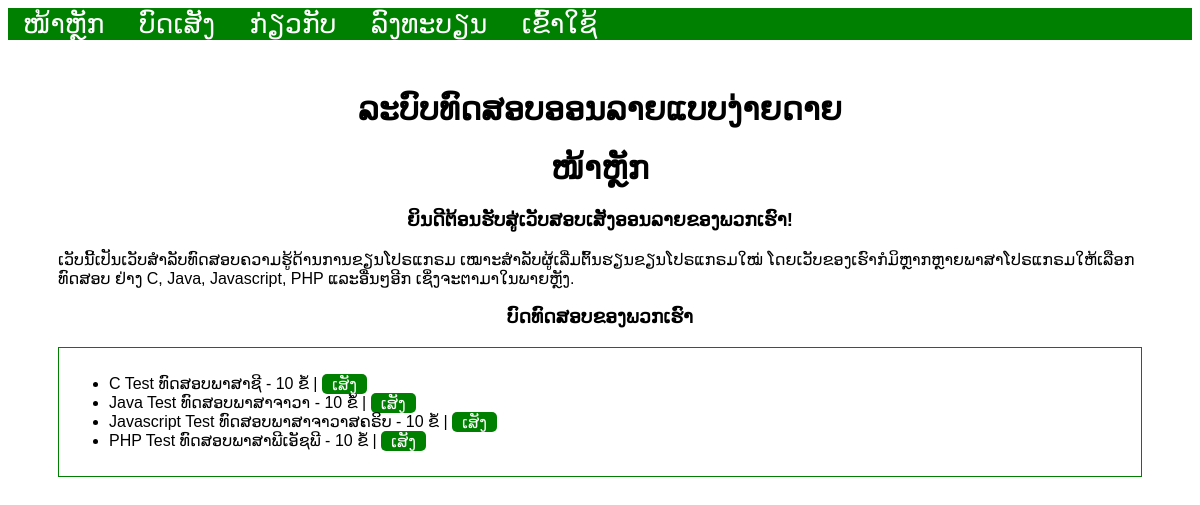
The page / on the database its author committed.
### tables this page shows
CREATE TABLE `tests` (
  `test_id` int(11) NOT NULL,
  `test_name` varchar(255) NOT NULL,
  `test_url` varchar(255) NOT NULL,
  `test_questions_amount` int(11) NOT NULL
);

### app/controllers/Index.php (called while the page is built)
<?php
    class Index extends Controller {
        private $testModel;
        public function __construct() {
            $this->testModel = $this->model('Tests');
        }
        public function index() {
            $tests = $this->testModel->getTests();
            $data = [
                'title' => 'ໜ້າຫຼັກ',
                'tests' => $tests
            ];
            $this->view("index", $data);
        }
    }

### app/lib/Core.php (called while the page is built, shortened)
<?php
    class Core {
        protected $curMethod = 'index';
        public function __construct() {
            $url = $this->getUrl();
            if (file_exists('../app/controllers/'. ucwords($url[0]) . '.php')) {
                $this->curCtrl = $url[0];
                unset($url[0]);
            } elseif (ucwords($url[0]) == '') {
                unset($url[0]);
            } else {
                $this->curCtrl = ucwords('Error404');
                unset($url[0]);
            }
            $this->curCtrl = new $this->curCtrl;
            $this->params = $url ? array_values($url) : [];
            call_user_func_array([$this->curCtrl, $this->curMethod], $this->params);
        }
        public function getUrl() {
            return null;
        }
    }

### public/index.php (called while the page is built, shortened)
<?php
    $core = new Core();

### app/lib/Database.php (called while the page is built, shortened)
<?php
    class Database {
        private $host = DB_HOST;
        private $admin = DB_USER;
        private $pass = DB_PASSWORD;
        private $db = DB_NAME;
        private $dbhandler;
        private $stm;
        public function __construct() {
            $dsn = 'mysql:host='.$this->host.';dbname='.$this->db;
            $options = array(
                PDO::ATTR_PERSISTENT => true,
                PDO::ATTR_ERRMODE => PDO::ERRMODE_EXCEPTION
            );
            try {
                $this->dbhandler = new PDO($dsn, $this->admin, $this->pass, $options);
            } catch (PDOException $e) {
                $this->err = $e->getMessage();
                echo $this->err;
            }
        }
        public function query($sql) {
            $this->stm = $this->dbhandler->prepare($sql);
        }
        public function execute() {
            return $this->stm->execute();
        }
        public function resultSet() {
            $this->execute();
            return $this->stm->fetchAll(PDO::FETCH_OBJ);
        }
    }

### app/models/Tests.php (called while the page is built, shortened)
<?php
class Tests {
    private $db;
    public function __construct() {
        $this->db = new Database();
    }
    public function getTests() {
        $sql = "SELECT * FROM tests";
        $this->db->query($sql);
        return $this->db->resultSet();
    }
}

### app/views/index.php (the view)
<?php require APPROOT . '/views/components/head.php' ?>
    <h1 class="title"><?= $data['title'] ?></h1>
    <h3 class="title">ຍິນດີຕ້ອນຮັບສູ່ເວັບສອບເສັງອອນລາຍຂອງພວກເຮົາ!</h3>
    <p>ເວັບນີ້ເປັນເວັບສໍາລັບທົດສອບຄວາມຮູ້ດ້ານການຂຽນໂປຣແກຣມ ເໝາະສໍາລັບຜູ້ເລີ່ມຕົ້ນຮຽນຂຽນໂປຣແກຣມໃໝ່ ໂດຍເວັບຂອງເຮົາກໍມິຫຼາກຫຼາຍພາສາໂປຣແກຣມໃຫ້ເລືອກທົດສອບ ຢ່າງ C, Java, Javascript, PHP ແລະອື່ນໆອີກ ເຊິ່ງຈະຕາມາໃນພາຍຫຼັງ.</p>
    <h3 class="title">ບົດທົດສອບຂອງພວກເຮົາ</h3>
    <div class="text-box">
        <ul>
            <?php foreach ($data['tests'] as $test) : ?>
                <li><?= $test->test_name ?>
                    - <?= $test->test_questions_amount ?> ຂໍ້ | <a class="btn" href="<?= URLROOT . '/test/'. $test->test_url?>">ເສັງ</a>
                </li>
            <?php endforeach; ?>
        </ul>
    </div>
<?php require APPROOT . '/views/components/foot.php' ?>

### app/lib/Controller.php (shortened to what this page needs)
<?php
    class Controller {
        public function model($model) {
            return new $model();
        }
        public function view($view, $data = []) {
            if (file_exists('../app/views/'. $view . '.php')) {
                require_once '../app/views/'. $view . '.php';
            } else {
                die('Not found!');
            }
        }
    }

### app/views/components/head.php (shortened to what this page needs)
<!doctype html>
<html lang="lo">
<head>
    <link rel="stylesheet" href="<?= URLROOT ?>/css/style.css">
</head>
<body>
<?php require APPROOT . '/views/components/nav.php'; ?>
<main>
<div class="container">
    <h1 class="title">ລະບົບທົດສອບອອນລາຍແບບງ່າຍດາຍ</h1>

### app/views/components/nav.php
<header>
    <nav>
        <div class="navbar">
            <a href="<?= URLROOT ?>/">ໜ້າຫຼັກ</a>
            <a href="<?= URLROOT ?>/test">ບົດເສັງ</a>
            <a href="<?= URLROOT ?>/about">ກ່ຽວກັບ</a>
            <?php if(isset($_SESSION['user_id'])) : ?>
                <a href="<?= URLROOT ?>/user"><?php echo $_SESSION['username'] ?></a>
                <a href="<?= URLROOT ?>/user/logout">ອອກຈາກລະບົບ</a>
            <?php else : ?>
            <a href="<?= URLROOT ?>/user/register">ລົງທະບຽນ</a>
            <a href="<?= URLROOT ?>/user/login">ເຂົ້າໃຊ້</a>
            <?php endif;?>
        </div>
    </nav>
</header>

### app/views/components/foot.php (shortened to what this page needs)
</div>
</main>
</body>
</html>

### public/css/style.css (style rules this page uses)
body, input[type="submit"], input[type="reset"], fieldset input[type="radio"], button { font-family: myFont, sans-serif; }
p { font-size: 12pt; }
.navbar { background-color: green; overflow: hidden; }
.navbar a { text-decoration: none; font-size: 20pt; color: white; padding: 20px 15px; }
.title { text-align: center; }
.container { margin: 50px; }
.text-box { border: 1px solid green; padding: 10px; }
.btn { padding: 1.5px 10px; text-decoration: none; background-color: green; color: white; border-radius: 5px; border-style: none; }

### rows shown on the page
tests: test_name "C Test ທົດສອບພາສາຊີ", test_questions_amount "10"
tests: test_name "Java Test ທົດສອບພາສາຈາວາ", test_questions_amount "10"
tests: test_name "Javascript Test ທົດສອບພາສາຈາວາສຄຣິບ", test_questions_amount "10"
tests: test_name "PHP Test ທົດສອບພາສາພີເອັຊພີ", test_questions_amount "10"

### other values the page prints
$data['title'] "ໜ້າຫຼັກ"
